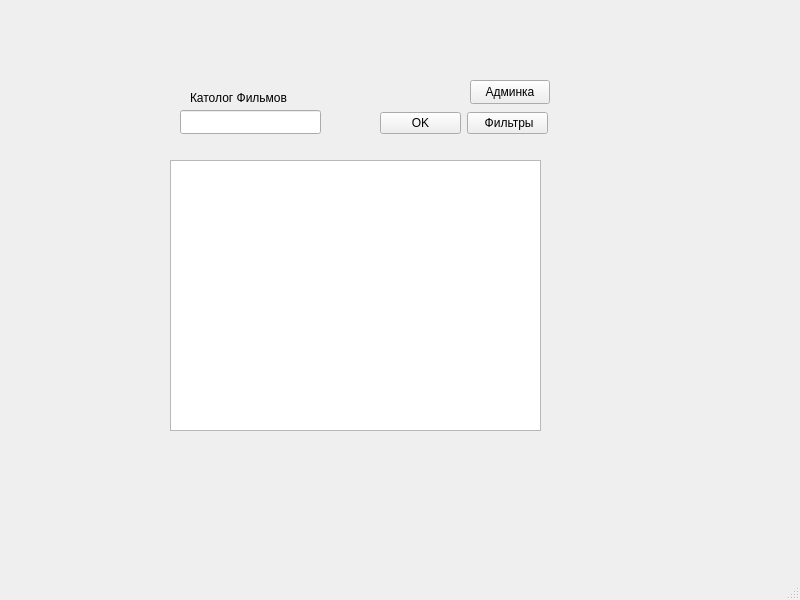
<?xml version="1.0" encoding="UTF-8"?>
<ui version="4.0">
 <class>MainWindow</class>
 <widget class="QMainWindow" name="MainWindow">
  <property name="geometry">
   <rect>
    <x>0</x>
    <y>0</y>
    <width>800</width>
    <height>600</height>
   </rect>
  </property>
  <property name="windowTitle">
   <string>MainWindow</string>
  </property>
  <widget class="QWidget" name="centralwidget">
   <widget class="QTableWidget" name="tableWidget">
    <property name="geometry">
     <rect>
      <x>170</x>
      <y>160</y>
      <width>371</width>
      <height>271</height>
     </rect>
    </property>
   </widget>
   <widget class="QWidget" name="layoutWidget">
    <property name="geometry">
     <rect>
      <x>380</x>
      <y>110</y>
      <width>168</width>
      <height>26</height>
     </rect>
    </property>
    <layout class="QHBoxLayout" name="horizontalLayout">
     <item>
      <widget class="QPushButton" name="poisk">
       <property name="text">
        <string>OK</string>
       </property>
      </widget>
     </item>
     <item>
      <widget class="QPushButton" name="filters">
       <property name="text">
        <string> Фильтры</string>
       </property>
      </widget>
     </item>
    </layout>
   </widget>
   <widget class="QPushButton" name="pushButton">
    <property name="geometry">
     <rect>
      <x>470</x>
      <y>80</y>
      <width>80</width>
      <height>24</height>
     </rect>
    </property>
    <property name="text">
     <string>Админка</string>
    </property>
   </widget>
   <widget class="QLabel" name="label">
    <property name="geometry">
     <rect>
      <x>190</x>
      <y>90</y>
      <width>111</width>
      <height>16</height>
     </rect>
    </property>
    <property name="text">
     <string>Католог Фильмов</string>
    </property>
   </widget>
   <widget class="QLineEdit" name="lineEdit">
    <property name="geometry">
     <rect>
      <x>180</x>
      <y>110</y>
      <width>141</width>
      <height>24</height>
     </rect>
    </property>
   </widget>
  </widget>
  <widget class="QMenuBar" name="menubar">
   <property name="geometry">
    <rect>
     <x>0</x>
     <y>0</y>
     <width>800</width>
     <height>21</height>
    </rect>
   </property>
  </widget>
  <widget class="QStatusBar" name="statusbar"/>
 </widget>
 <resources/>
 <connections/>
</ui>
